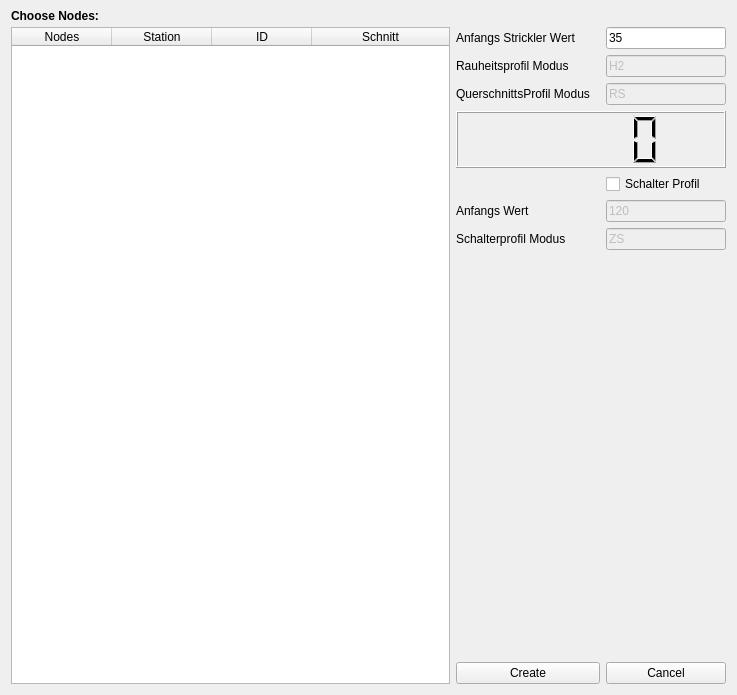
<?xml version="1.0" encoding="UTF-8"?>
<ui version="4.0">
 <class>raudialog</class>
 <widget class="QDialog" name="raudialog">
  <property name="geometry">
   <rect>
    <x>0</x>
    <y>0</y>
    <width>737</width>
    <height>695</height>
   </rect>
  </property>
  <property name="windowTitle">
   <string>Create Lamellen Profiles</string>
  </property>
  <layout class="QGridLayout" name="gridLayout" columnstretch="0,0,0,0,0">
   <item row="1" column="0" rowspan="10" colspan="3">
    <widget class="QTableWidget" name="nodes_table">
     <property name="editTriggers">
      <set>QAbstractItemView::NoEditTriggers</set>
     </property>
     <property name="showDropIndicator" stdset="0">
      <bool>false</bool>
     </property>
     <property name="dragDropOverwriteMode">
      <bool>false</bool>
     </property>
     <property name="alternatingRowColors">
      <bool>true</bool>
     </property>
     <property name="selectionBehavior">
      <enum>QAbstractItemView::SelectRows</enum>
     </property>
     <property name="sortingEnabled">
      <bool>true</bool>
     </property>
     <property name="columnCount">
      <number>4</number>
     </property>
     <attribute name="horizontalHeaderStretchLastSection">
      <bool>true</bool>
     </attribute>
     <attribute name="verticalHeaderVisible">
      <bool>false</bool>
     </attribute>
     <column>
      <property name="text">
       <string>Nodes</string>
      </property>
     </column>
     <column>
      <property name="text">
       <string>Station</string>
      </property>
     </column>
     <column>
      <property name="text">
       <string>ID</string>
      </property>
     </column>
     <column>
      <property name="text">
       <string>Schnitt</string>
      </property>
     </column>
    </widget>
   </item>
   <item row="1" column="4">
    <widget class="QLineEdit" name="strickler">
     <property name="maximumSize">
      <size>
       <width>120</width>
       <height>16777215</height>
      </size>
     </property>
     <property name="text">
      <string>35</string>
     </property>
    </widget>
   </item>
   <item row="7" column="4">
    <widget class="QLineEdit" name="_smodus">
     <property name="enabled">
      <bool>false</bool>
     </property>
     <property name="maximumSize">
      <size>
       <width>120</width>
       <height>16777215</height>
      </size>
     </property>
     <property name="text">
      <string>ZS</string>
     </property>
    </widget>
   </item>
   <item row="3" column="4">
    <widget class="QLineEdit" name="_modus">
     <property name="enabled">
      <bool>false</bool>
     </property>
     <property name="maximumSize">
      <size>
       <width>120</width>
       <height>16777215</height>
      </size>
     </property>
     <property name="text">
      <string>RS</string>
     </property>
    </widget>
   </item>
   <item row="5" column="4">
    <widget class="QCheckBox" name="_schaltercheck">
     <property name="text">
      <string>Schalter Profil</string>
     </property>
    </widget>
   </item>
   <item row="10" column="4">
    <widget class="QPushButton" name="cancel">
     <property name="text">
      <string>Cancel</string>
     </property>
     <property name="autoDefault">
      <bool>false</bool>
     </property>
    </widget>
   </item>
   <item row="1" column="3">
    <widget class="QLabel" name="label_2">
     <property name="maximumSize">
      <size>
       <width>180</width>
       <height>16777215</height>
      </size>
     </property>
     <property name="text">
      <string>Anfangs Strickler Wert</string>
     </property>
    </widget>
   </item>
   <item row="2" column="3">
    <widget class="QLabel" name="label_11">
     <property name="text">
      <string>Rauheitsprofil Modus</string>
     </property>
    </widget>
   </item>
   <item row="4" column="3" colspan="2">
    <widget class="QLCDNumber" name="count"/>
   </item>
   <item row="3" column="3">
    <widget class="QLabel" name="label">
     <property name="text">
      <string>QuerschnittsProfil Modus</string>
     </property>
    </widget>
   </item>
   <item row="10" column="3">
    <widget class="QPushButton" name="ok">
     <property name="text">
      <string>Create</string>
     </property>
     <property name="autoDefault">
      <bool>false</bool>
     </property>
    </widget>
   </item>
   <item row="2" column="4">
    <widget class="QLineEdit" name="_lmodus">
     <property name="enabled">
      <bool>false</bool>
     </property>
     <property name="maximumSize">
      <size>
       <width>120</width>
       <height>16777215</height>
      </size>
     </property>
     <property name="text">
      <string>H2</string>
     </property>
    </widget>
   </item>
   <item row="8" column="4" rowspan="2">
    <spacer name="verticalSpacer">
     <property name="orientation">
      <enum>Qt::Vertical</enum>
     </property>
     <property name="sizeType">
      <enum>QSizePolicy::Fixed</enum>
     </property>
     <property name="sizeHint" stdset="0">
      <size>
       <width>20</width>
       <height>400</height>
      </size>
     </property>
    </spacer>
   </item>
   <item row="7" column="3">
    <widget class="QLabel" name="label_3">
     <property name="text">
      <string>Schalterprofil Modus</string>
     </property>
    </widget>
   </item>
   <item row="0" column="0" colspan="2">
    <widget class="QLabel" name="label_5">
     <property name="maximumSize">
      <size>
       <width>16777215</width>
       <height>10</height>
      </size>
     </property>
     <property name="font">
      <font>
       <weight>75</weight>
       <bold>true</bold>
      </font>
     </property>
     <property name="text">
      <string>Choose Nodes:</string>
     </property>
    </widget>
   </item>
   <item row="6" column="3">
    <widget class="QLabel" name="label_4">
     <property name="text">
      <string>Anfangs Wert</string>
     </property>
    </widget>
   </item>
   <item row="6" column="4">
    <widget class="QLineEdit" name="_swert">
     <property name="enabled">
      <bool>false</bool>
     </property>
     <property name="minimumSize">
      <size>
       <width>0</width>
       <height>0</height>
      </size>
     </property>
     <property name="maximumSize">
      <size>
       <width>120</width>
       <height>16777215</height>
      </size>
     </property>
     <property name="text">
      <string>120</string>
     </property>
    </widget>
   </item>
  </layout>
 </widget>
 <resources/>
 <connections/>
</ui>
